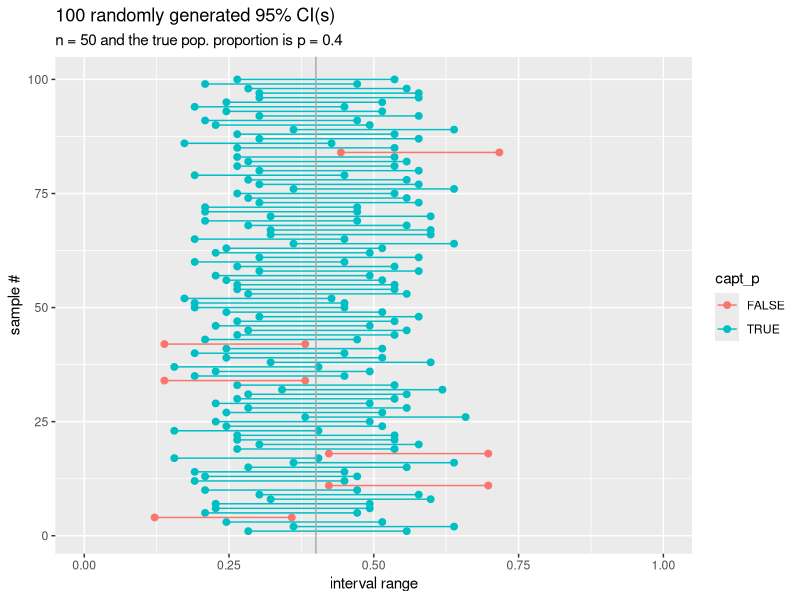

The R source for this figure:
## ---- chunk 1
knitr::opts_chunk$set(echo = FALSE)
library(tidyverse)
set.seed(1128)
## ---- chunk 2
numInt <-100
n <- 50
p <- .4
confLevel <- .95
zCrit <- qnorm((1- confLevel)/2, lower.tail = FALSE)
data <- tibble( sample =c(), pHat = c(), SE = c())
for(i in 1:numInt){
  temp <- tibble( sample = c(i), pHat = c(sum(rbinom(n,1, p)/n)))
  data <- bind_rows(data, temp)
}
data <- data %>% mutate(
        SE = sqrt(pHat*(1-pHat)/n),
        lower = pHat - zCrit*SE, 
        upper = pHat + zCrit*SE,
        capt_p = (p >= lower & p <= upper)) %>%
        pivot_longer(lower:upper, names_to = "bound", values_to = "value")
## ---- chunk 3
head(data, 10)
## ---- chunk 4
pTitle <- paste0(numInt, " randomly generated ", confLevel*100, "% CI(s)")
pSubTitle <- paste0("n = ", n, " and the true pop. proportion is p = ", p )
ciPlot <- ggplot(data, aes(x= value, 
                  y = sample, 
                  group = sample,
                  color = capt_p)) +
          geom_point(size = 2) +
          geom_line() +
          geom_vline( xintercept = p, color = "darkgray") +
          xlim(c(0,1)) +
          labs(title = pTitle, subtitle = pSubTitle) +
          xlab("interval range") + ylab("sample #")
## ---- chunk 5
ciPlot
